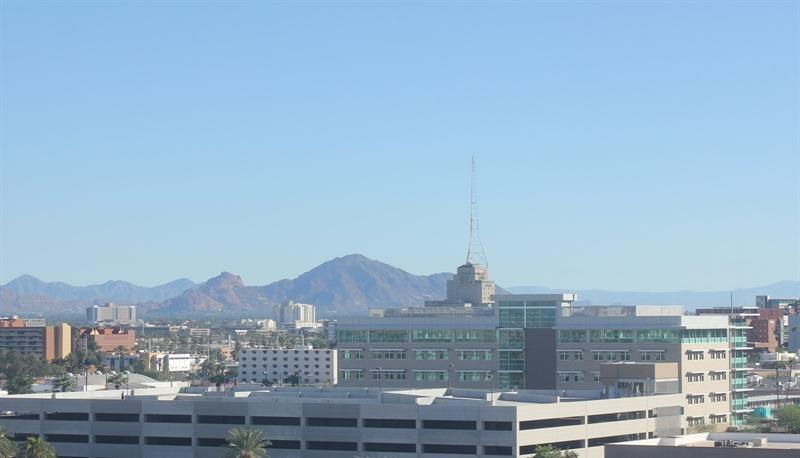
#> input picture JS11/images/training/day/20151101_162053.jpg, 800 x 458 px; its folder holds only this picture in this run
$ jupyter execute --allow-errors P5_JS11.ipynb
#> lines starting #> are read from the running program, lines starting #| are printed output that depends on the picture
# Langkah 0 - Import Library

[cell 1]
# Import Required Libraries
from pathlib import Path
import matplotlib.image as mpimg
import matplotlib.pyplot as plt
import cv2
import random
import numpy as np
import pandas as pd

[cell 2]
# Image directories
train_dir = "../images/training/"
test_dir = "../images/test/"

# Langkah 1 - Load Data dan Visualisasikan

[cell 3]
def load_dataset(img_dir):
    p = Path(img_dir)
    dirs = p.glob('*')

    img_list = []

    for dir in dirs:
        if dir.is_dir():
            label = dir.name
            for file in dir.glob('*.jpg'):
                img = mpimg.imread(file)

                if img is not None:
                    img_list.append((img, label))

    return img_list

**Load gambar training**

[cell 4]
# Load training data
train_img = load_dataset(train_dir)
#> in load_dataset, img is the input picture: shape (458, 800, 3); mean R, G, B 147.7, 176.1, 199.1
#> train_img = 2 items

**Pengecekan pada salah satu data pada list**

[cell 5]
# Check the first data
# It should be a tuple consist of arrays of image and image labels
train_img[0]

**Cek ukuran gambar secara acak**

[cell 6]
# Random size checking
pick_random = np.random.randint(0, len(train_img))
#> pick_random = 0

# Check img size
print(f'Image {pick_random}')
#| Image 0
print(train_img[pick_random][0].shape)
#| (458, 800, 3)

**Menampilkan gambar untuk inspeksi secara visual**

[cell 7]
# Function to Visualize
def random_img_viz(img_list):
    rand_num = np.random.randint(0, len(img_list))

    img = img_list[rand_num][0]
    label = img_list[rand_num][1]
    label_str = 'day' if label == 1 else 'night'

    plt.imshow(img)
    print(f'Shape\t: {img.shape}')
    print(f'Label\t: {label}')

**Visualisasi gambar secara acak**

[cell 8]
random_img_viz(train_img)
#> in random_img_viz, `rand_num = np.random.randint(0, len(img_list))`: rand_num = 1
#> in random_img_viz, `label = img_list[rand_num][1]`: label = 'night'
#| Shape	: (737, 1024, 3)
#| Label	: night

# Langkah 3 - Pra Pengolahan Data

**Menstandarkan ukuran gambar**

[cell 9]
def standarized_input(image):
    # resize to w: 1100, h:600
    std_img = cv2.resize(image, (1100,600))

    return std_img

**Encoding label**

[cell 10]
def label_encoder(label):
    # Encode the label
    # day as 1; night as 0
    num_val = 0

    if(label == 'day'):
        num_val = 1

    return num_val

**Fungsi untuk melakukan kedua hal tersebut secara sekaligus untuk semua gambar dalam list**

[cell 11]
def preprocess(img_list):
    std_img_list = []

    for item in img_list:
        image = item[0]
        label = item[1]

        # Standarized the image
        std_img = standarized_input(image)

        # Create the label
        img_label = label_encoder(label)

        std_img_list.append((std_img, img_label))

    return std_img_list

**Pra pengolahan data pada data training**

[cell 12]
train_std_img_list = preprocess(train_img)
#> the loop in preprocess, `for item in img_list:` made 2 passes
#> (label, num_val in label_encoder, img_label) on passes 1 to 2: ('day', 1, 1), ('night', 0, 0)
#> pass 1, in standarized_input, `std_img = cv2.resize(image, (1100,600))`:
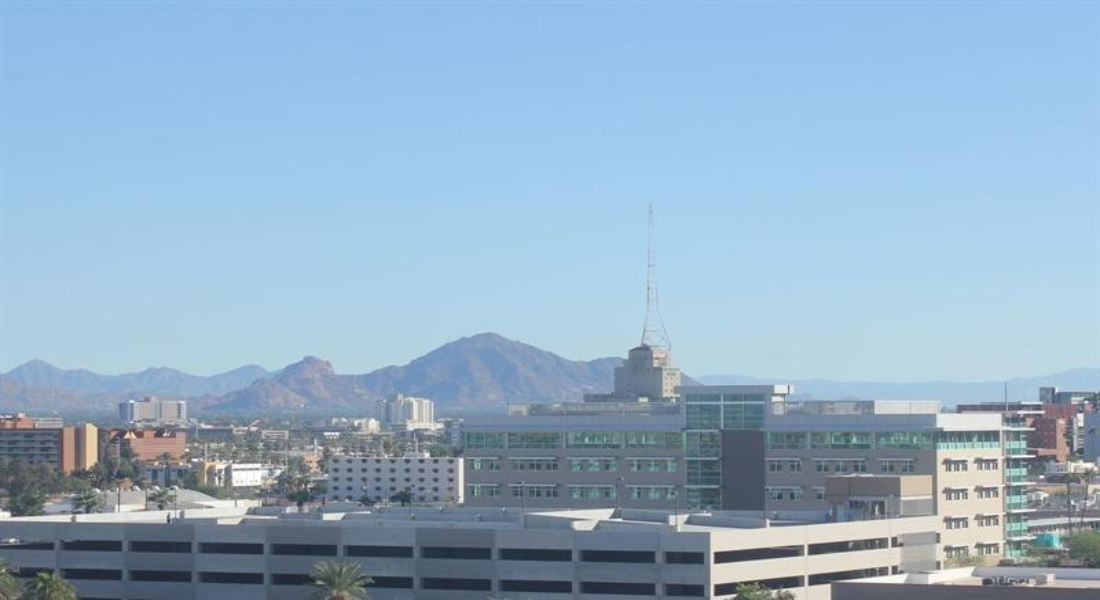
#> std_img: shape (600, 1100, 3); mean R, G, B 147.6, 176.1, 199
#> pass 2, in standarized_input (call 2), `std_img = cv2.resize(image, (1100,600))`:
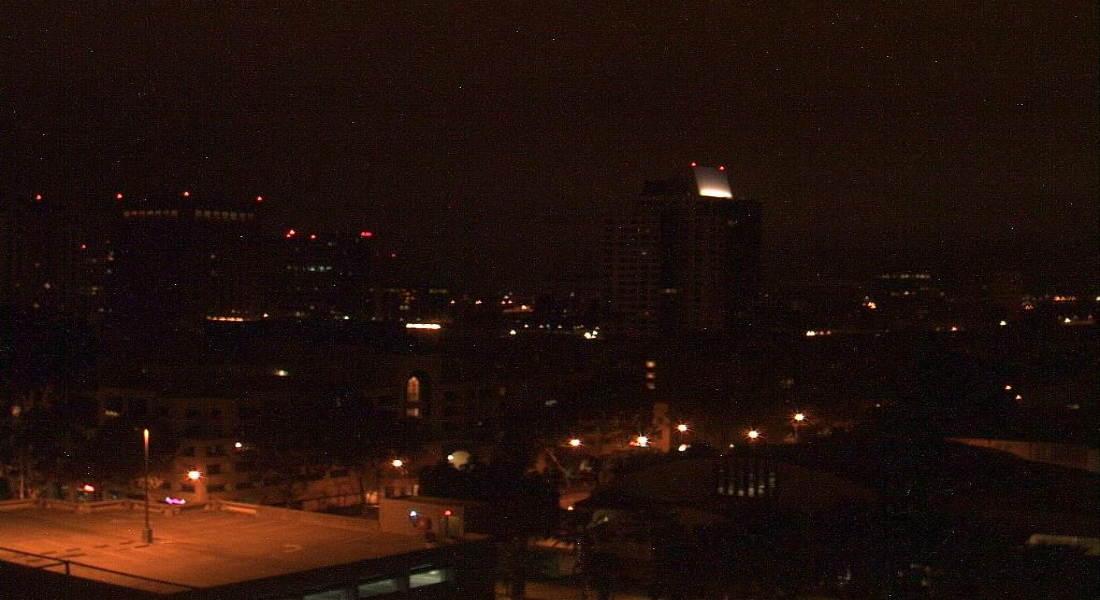
#> std_img: shape (600, 1100, 3); mean R, G, B 33, 16.4, 10.5
#> after the loop in preprocess, `for item in img_list:`: std_img_list = 2 items
#> train_std_img_list = 2 items

**Pengecekan ukuran gambar secara acak**

[cell 13]
# Random size checking
pick_random = np.random.randint(0, len(train_std_img_list))
#> pick_random = 1

# Check img size
print(f'Image {pick_random}')
#| Image 1
print(train_std_img_list[pick_random][0].shape)
#| (600, 1100, 3)

# Langkah 4 - Ekstraksi Fitur

[cell 14]
# Get feature based on average brightness using HSV colorspace
def avg_brightness(image):
    # Convert image to HSV
    img_hsv = cv2.cvtColor(image, cv2.COLOR_RGB2HSV)

    # Calculate the avg of brightness
    sum_brightness = np.sum(img_hsv[:,:,2]) # take the 3rb value which is the V channel
    area = image.shape[0] * image.shape[1]
    avg = sum_brightness / area

    return avg

[cell 15]
# Check on random image
rand_img = np.random.randint(0, len(train_std_img_list))
#> rand_img = 0

feature_img = train_std_img_list[rand_img][0]

avg_img = avg_brightness(feature_img)
#> in avg_brightness, `img_hsv = cv2.cvtColor(image, cv2.COLOR_RGB2HSV)`: img_hsv: shape (600, 1100, 3); mean H, S, V 99.1, 65.9, 200
#> in avg_brightness, `sum_brightness = np.sum(img_hsv[:,:,2])`: sum_brightness = 132013382
#> in avg_brightness, `avg = sum_brightness / area`: avg = 200
#> avg_img = 200

print(f'Image {rand_img}')
#| Image 0
print(f'Avg Brighness: {avg_img:.4f}')
#| Avg Brighness: 200.0203
plt.imshow(feature_img)

# Langkah 5 - Klasifikasi dengan Metode Threshold

[cell 16]
def predict_label(img, threshold):
    # Computer average brightness
    avg = avg_brightness(img)
    pred = 0

    # Predict the label based on user defined threshold
    if avg > threshold:
        pred = 1

    return pred

[cell 17]
# Test the classifier on train data
rand_img = np.random.randint(0, len(train_std_img_list))
#> rand_img = 1

pred = predict_label(train_std_img_list[rand_img][0], threshold=120)
#> in avg_brightness (call 2), `img_hsv = cv2.cvtColor(image, cv2.COLOR_RGB2HSV)`: img_hsv: shape (600, 1100, 3); mean H, S, V 23.4, 171.9, 33
#> in predict_label, `avg = avg_brightness(img)`: avg = 33.02
#> pred = 0

# Evaluate
print(f'Image {rand_img}')
#| Image 1
print(f'Actual label: {train_std_img_list[rand_img][1]}')
#| Actual label: 0
print(f'Predicted label: {pred}')
#| Predicted label: 0
plt.imshow(train_std_img_list[rand_img][0])

# Langkah 6 - Evaluasi Manual

[cell 18]
def evaluate(img_list, threshold):
    miss_labels = []

    for file in img_list:
        # Get the ground truth / correct label
        img = file[0]
        label = file[1]

        # Get prediction
        pred_label = predict_label(img, threshold)

        # Compare ground truth and pred
        if pred_label != label:
            miss_labels.append((img, pred_label, label))

    total_img = len(img_list)
    corr_pred = total_img - len(miss_labels)
    accuracy = corr_pred / total_img

    print(f'Accuracy: {accuracy:.4f}')

[cell 19]
# Evaluate on train data
evaluate(train_std_img_list, threshold=120)
#> the loop in evaluate, `for file in img_list:` made 2 passes
#> (label, pred in predict_label, pred_label) on passes 1 to 2: (1, 1, 1), (0, 0, 0)
#> after the loop in evaluate, `for file in img_list:`: miss_labels = []
#> in evaluate, `total_img = len(img_list)`: total_img = 2
#> in evaluate, `accuracy = corr_pred / total_img`: accuracy = 1
#| Accuracy: 1.0000

[cell 20]
# Evaluate on test data

# Load test data
test_img = load_dataset(test_dir)

# Preprocess
test_std_img_list = preprocess(test_img)
#> test_std_img_list = []

# Predict
#> (the rest of this cell did not finish here and is left out)


# Klasifikasi dengan SVM

## Langkah 4 Alternatif - Membuat Feature Vectors.

[cell 21]
# Create function to extract feature for every images and stored in tabular data
# Stored in Pandas dataframe
def extract_avg_bright_feature(img_list):
    avg_list = []
    labels = []

    for img in img_list:
        img_avg = avg_brightness(img[0]) # Get the avg brightness from image
        img_label = img[1] # Get the image label

        avg_list.append(img_avg)
        labels.append(img_label)

    # Stack data in columcular way
    data = np.column_stack((avg_list, labels))
    # Create a Pandas dataframe
    df = pd.DataFrame(data, columns=['AVG_BRIGHT', 'LABELS'])

    return df

[cell 22]
# Extract feature on train data
train_avg_img = extract_avg_bright_feature(train_std_img_list)
#> the loop in extract_avg_bright_feature, `for img in img_list:` made 2 passes
#> (sum_brightness in avg_brightness, area in avg_brightness, avg in avg_brightness, img_avg, img_label) on passes 1 to 2: (132013382, 660000, 200, 200, 1), (21790252, 660000, 33.02, 33.02, 0)
#> after the loop in extract_avg_bright_feature, `for img in img_list:`: avg_list = [200, 33.02]; labels = [1, 0]
#> in extract_avg_bright_feature, `data = np.column_stack((avg_list, labels))`: data = [[200, 1], [33.02, 0]]
#> in extract_avg_bright_feature, `df = pd.DataFrame(data, columns=['AVG_BRIGHT', 'LABELS'])`: df = table of 2 rows and 2 columns
#> train_avg_img = table of 2 rows and 2 columns
print(f'Shape: {train_avg_img.shape}')
#| Shape: (2, 2)
train_avg_img.head()
#> Out = table of 2 rows and 2 columns

[cell 23]
# Do the same thing on test data
test_avg_img = extract_avg_bright_feature(test_std_img_list)
#> test_avg_img = table of 0 rows and 2 columns
print(f'Shape: {test_avg_img.shape}')
#| Shape: (0, 2)
test_avg_img.head()
#> Out = table of 0 rows and 2 columns

## Langkah 5 - Buat Model SVM

[cell 24]
# import requied library
from sklearn.svm import SVC

# Split data and label
X_train = train_avg_img.iloc[:,0].values.reshape(-1,1)
#> X_train = [200, 33.02]
y_train = train_avg_img.iloc[:,1]
X_test = test_avg_img.iloc[:,0].values.reshape(-1,1)
#> X_test = empty array
y_test = test_avg_img.iloc[:,1]

model = SVC()
model.fit(X_train, y_train)

## Langkah 6 - Evaluasi

[cell 25]
from sklearn.metrics import accuracy_score

# Make a prediction on train data
y_train_pred = model.predict(X_train)
#> y_train_pred = [1, 0]

# Get the accuracy on train data
acc_train = accuracy_score(y_train, y_train_pred)
#> acc_train = 1

# Make a prediction on test data
#> (the rest of this cell did not finish here and is left out)
